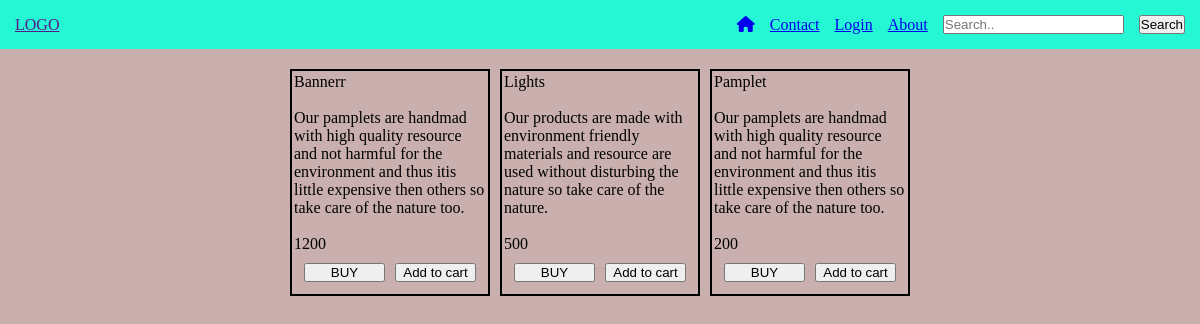
The page / on the database its author committed.
### product/models.py (models this page shows)
class product(models.Model):
    product_ID=models.AutoField
    product_Name=models.CharField(max_length=100)
    product_Price=models.IntegerField()
    product_Description=models.TextField()
    def __str__(self):
        return self.product_Name

### website/views.py (the view)
# urls.py: 2. Add a URL to urlpatterns:  path('', Home.as_view(), name='home')
def Home(request):
        prod=product.objects.all().order_by("product_Name")
        print(prod)
        context={
                'prod':prod
        }
        return render(request,"Home.html",context)

### templates/Home.html (shortened to what this page needs)
{% extends 'basic.html' %}
{% block body %}
  <div class="container">
    {% for a in prod %}
      <div class="box">
        <span>{{ a.product_Name }}</span>
        <br />
        <br />
        <p>{{ a.product_Description }}</p>
        <br />
        <span>{{ a.product_Price }}</span>
        <div class="btn1">
          <button type="submit">BUY</button>
          <button >Add to cart</button>
        </div>
      </div>
    {% endfor %}
  </div>
{% endblock %}

### templates/basic.html (shortened to what this page needs)
<!DOCTYPE html>
<html lang="en">
  <head>
    <link rel="stylesheet" href="/static/home.css" />
    <link rel="stylesheet" href="https://cdnjs.cloudflare.com/ajax/libs/font-awesome/6.5.2/css/all.min.css" />
  </head>
  <body>
    <nav class="Navbar">
      <div class="left">
        <a href="" class="logo">LOGO</a>
      </div>
      <div class="right">
        <a href="{% url 'Home' %}"><i class="fa-solid fa-house"></i> </a>
        <a href="{% url 'Contact' %}">Contact</a>
        <a href="{% url 'Log' %}">Login</a>
        <a href="{% url 'About' %}">About</a>
        <input type="text" placeholder="Search.." />
        <button type="submit">Search</button>
      </div>
    </nav>
  </body>
  {% block body %}
  {% endblock %}
</html>

### static/home.css (style rules this page uses)
* { margin: 0; padding: 0; box-sizing: border-box; }
html, body { width: 100vw; height: 100dvh; }
.Navbar { width: 100%; padding: 15px; display: flex; justify-content: space-between; align-items: center; background-color: rgb(37, 247, 212); }
.Navbar .left { width: 50%; display: flex; justify-content: left; }
.Navbar .right { width: 50%; display: flex; align-items: center; justify-content: right; gap: 15px; }
.container { height: 100%; width: 100%; display: flex; flex-wrap: wrap; gap: 10px; background-color: rgb(202, 175, 175); align-items: start; justify-content: center; transition: all 0.3s ease; padding: 20px; }
.box { padding: 2px; display: block; width: 200px; border: 2px solid black; }
.btn1 { display: flex; justify-content: center; align-items: center; width: 100%; padding: 10px; gap: 10px; }
.btn1 button { width: 100%; text-align: center; }

### rows shown on the page
product: product_Name "Bannerr", product_Description "Our pamplets are handmad with high quality resource and not harmful for the environment and thus itis little expensive then others so take care of the nature too.", product_Price "1200"
product: product_Name "Lights", product_Description "Our products are made with environment friendly materials and resource are used without disturbing the nature so take care of the nature.", product_Price "500"
product: product_Name "Pamplet", product_Description "Our pamplets are handmad with high quality resource and not harmful for the environment and thus itis little expensive then others so take care of the nature too.", product_Price "200"
